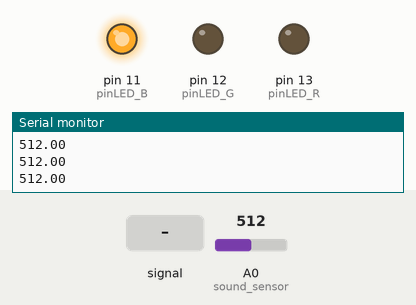
Simulated run of this sketch. Board: Arduino Uno, built with avr-gcc and run on an emulated ATmega328P. On the bench: output pins drawn as LEDs (lit = HIGH), the last lines printed to the serial monitor. Dashed ring = blinking. The test bench sets the inputs (shaded band); at power-on: A0 (sound_sensor) = 512.

Above: at 1.2 s.
1.3 s: A0 (sound_sensor) fed a 200 Hz sine of ±255 counts around its level
At 2.0 s:
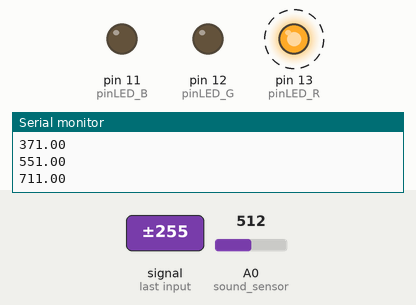
4.3 s: A0 (sound_sensor) set to 710
At 4.7 s:
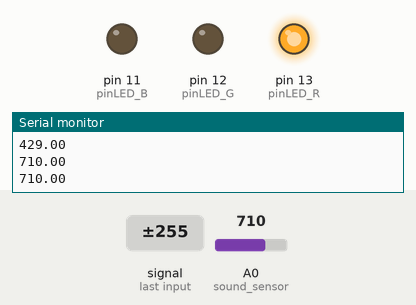
5.9 s: A0 (sound_sensor) set to 686
At 7.2 s:
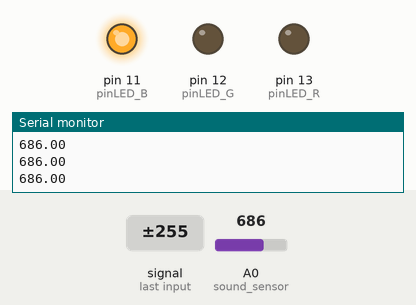
7.5 s: A0 (sound_sensor) set to 716
At 8.7 s:
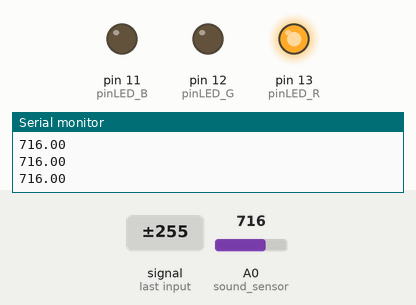
Timing chart, 0 to 10.1 s (numbered marks = the images above; inputs shaded):
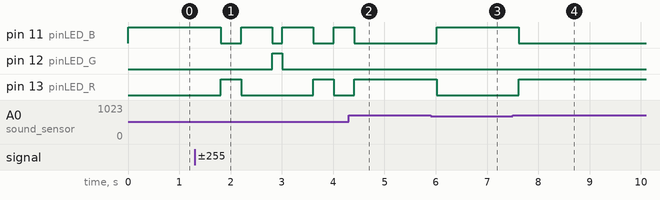

Measured:
- the behaviour switches between 700 and 699 on A0 (sound_sensor) (found by bisection; images 2 and 3)
- after the input at 1.3 s, pin 11 (pinLED_B): goes LOW 0.40 s, HIGH 0.60 s, LOW 0.20 s, HIGH 0.60 s, LOW 0.40 s, then HIGH, starting after 0.51 s; pin 12 (pinLED_G): LOW → HIGH after 1.5 s, → LOW 0.20 s later; pin 13 (pinLED_R): alternates HIGH for 0.40 s and LOW for 1.4 s, starting after 0.51 s
- after the input at 4.3 s, pin 11 (pinLED_B): goes on until 4.4 s, then stays LOW; pin 12 (pinLED_G): stays LOW (without the input it goes to HIGH after 0.11 s)
- after the input at 5.9 s, pin 11 (pinLED_B): LOW → HIGH after 0.12 s; pin 13 (pinLED_R): HIGH → LOW after 0.12 s
- after the input at 7.5 s, pin 11 (pinLED_B): HIGH → LOW after 0.12 s; pin 13 (pinLED_R): LOW → HIGH after 0.12 s

The sketch:

sonido_led.ino
```cpp
const int sound_sensor = A0 ;
const int pinLED_R = 13;
const int pinLED_G = 12;
const int pinLED_B = 11;

void setup() {
  // put your setup code here, to run once:
  Serial.begin(9600);  // Inicializar la comunicación UART a 9600 baudios
  pinMode(pinLED_R, OUTPUT);
  pinMode(pinLED_G, OUTPUT);
  pinMode(pinLED_B, OUTPUT);
  pinMode(sound_sensor, INPUT);
}

void loop() {
  // put your main code here, to run repeatedly:
  double Lectura =analogRead(A0);
  Serial.println(Lectura);
  if(Lectura>700){
    digitalWrite(pinLED_R, 200);
    digitalWrite(pinLED_G, 0);
    digitalWrite(pinLED_B, 0);
    delay(200) ;
  }
  else if(Lectura<700 && Lectura>300){
    digitalWrite(pinLED_B, 200);
    digitalWrite(pinLED_R, 0);
    digitalWrite(pinLED_G, 0) ;
    delay(200) ;
  }
  else if(Lectura<300){
    digitalWrite(pinLED_G, 200);
    digitalWrite(pinLED_B, 0);
    digitalWrite(pinLED_R, 0);
    delay(200) ;
  }
}
```
